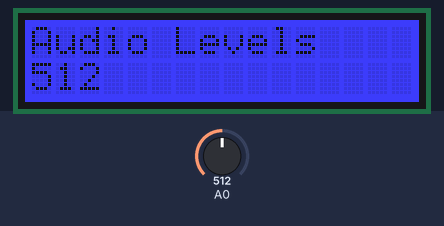
A sketch run on a simulated Arduino Uno, built with avr-gcc and run on an emulated ATmega328P. On the bench: 16×2 character LCD. The test bench sets the inputs (shaded band); at power-on: A0 = 512. What the sketch prints to the serial monitor is not drawn.

Above: at 2.2 s.
2.3 s: A0 set to 716
At 3.0 s:
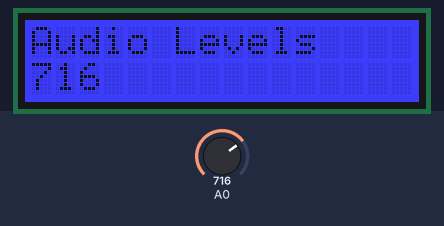
3.8 s: A0 set to 900
At 5.0 s:
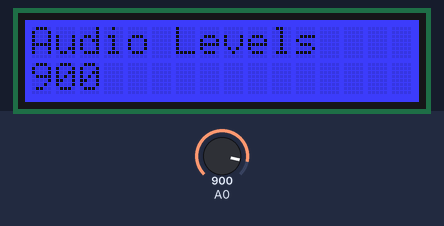
5.3 s: A0 set to 1023
At 6.0 s:
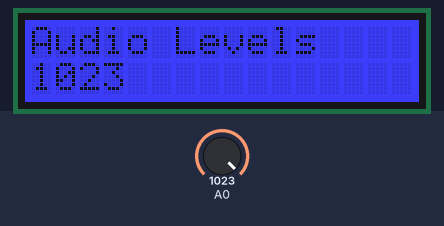
Timing chart, 0 to 8.3 s (numbered marks = the images above; inputs shaded):
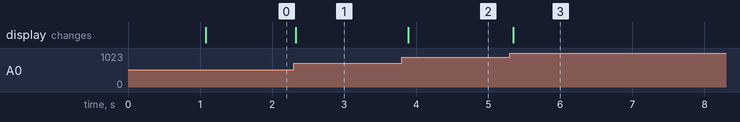

The sketch:

SoundSensorWorking1.ino
```cpp
#include <Wire.h>
#include "rgb_lcd.h"

rgb_lcd lcd;

const int colorR = 0;
const int colorG = 0;
const int colorB = 255;

void setup()
{
    Serial.begin(9600);
    // set up the LCD's number of columns and rows:
    lcd.begin(16, 2);

    lcd.setRGB(colorR, colorG, colorB);

    // Print a message to the LCD.
    lcd.print("Audio Levels");

    delay(1000);
}

void loop()
{
      // set the cursor to column 0, line 1
      // (note: line 1 is the second row, since counting begins with 0):
      lcd.setCursor(0, 1);
      // print the number of seconds since reset:
      //lcd.print(millis() / 1000);
      int sensorValue = analogRead(A0);
      // print out the value you read:
      if(sensorValue >=400)
      {
        Serial.println(sensorValue);
        lcd.print(sensorValue);
        delay(100);
      }
}
```

Measured:
- after the input at 2.3 s, the display: changes at once (image 1)
- after the input at 3.8 s, the display: changes after 0.09 s (image 2)
- after the input at 5.3 s, the display: changes after 0.05 s (image 3)
